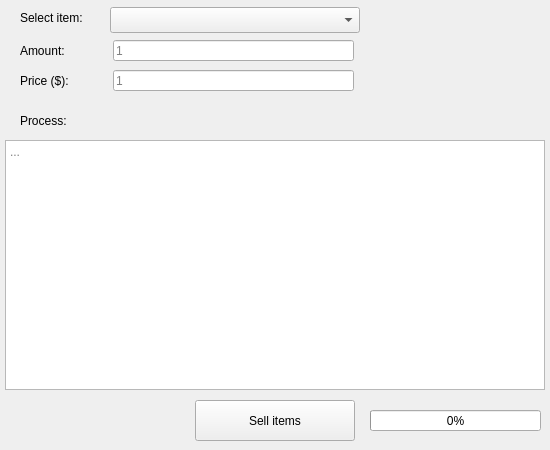
<?xml version="1.0" encoding="UTF-8"?>
<ui version="4.0">
 <class>form_seller</class>
 <widget class="QWidget" name="form_seller">
  <property name="geometry">
   <rect>
    <x>0</x>
    <y>0</y>
    <width>550</width>
    <height>450</height>
   </rect>
  </property>
  <property name="minimumSize">
   <size>
    <width>550</width>
    <height>450</height>
   </size>
  </property>
  <property name="maximumSize">
   <size>
    <width>550</width>
    <height>450</height>
   </size>
  </property>
  <property name="windowTitle">
   <string>Inventory parser</string>
  </property>
  <widget class="QComboBox" name="cb_select_item">
   <property name="geometry">
    <rect>
     <x>110</x>
     <y>7</y>
     <width>250</width>
     <height>26</height>
    </rect>
   </property>
   <property name="currentText">
    <string/>
   </property>
   <property name="currentIndex">
    <number>-1</number>
   </property>
  </widget>
  <widget class="QLabel" name="lb_select_item">
   <property name="geometry">
    <rect>
     <x>20</x>
     <y>10</y>
     <width>81</width>
     <height>16</height>
    </rect>
   </property>
   <property name="text">
    <string>Select item:</string>
   </property>
  </widget>
  <widget class="QLabel" name="lb_process">
   <property name="geometry">
    <rect>
     <x>20</x>
     <y>110</y>
     <width>71</width>
     <height>21</height>
    </rect>
   </property>
   <property name="text">
    <string>Process:</string>
   </property>
  </widget>
  <widget class="QProgressBar" name="pb_progress">
   <property name="geometry">
    <rect>
     <x>370</x>
     <y>410</y>
     <width>171</width>
     <height>21</height>
    </rect>
   </property>
   <property name="value">
    <number>0</number>
   </property>
  </widget>
  <widget class="QPushButton" name="pb_sell">
   <property name="geometry">
    <rect>
     <x>195</x>
     <y>400</y>
     <width>160</width>
     <height>41</height>
    </rect>
   </property>
   <property name="text">
    <string>Sell items</string>
   </property>
  </widget>
  <widget class="QLabel" name="lb_amount">
   <property name="geometry">
    <rect>
     <x>20</x>
     <y>40</y>
     <width>91</width>
     <height>21</height>
    </rect>
   </property>
   <property name="text">
    <string>Amount:</string>
   </property>
  </widget>
  <widget class="QLineEdit" name="le_amount">
   <property name="geometry">
    <rect>
     <x>113</x>
     <y>40</y>
     <width>241</width>
     <height>21</height>
    </rect>
   </property>
   <property name="placeholderText">
    <string>1</string>
   </property>
  </widget>
  <widget class="QLineEdit" name="le_price">
   <property name="geometry">
    <rect>
     <x>113</x>
     <y>70</y>
     <width>241</width>
     <height>21</height>
    </rect>
   </property>
   <property name="placeholderText">
    <string>1</string>
   </property>
  </widget>
  <widget class="QLabel" name="lb_price">
   <property name="geometry">
    <rect>
     <x>20</x>
     <y>70</y>
     <width>91</width>
     <height>21</height>
    </rect>
   </property>
   <property name="text">
    <string>Price ($):</string>
   </property>
  </widget>
  <widget class="QPlainTextEdit" name="pte_process">
   <property name="geometry">
    <rect>
     <x>5</x>
     <y>140</y>
     <width>540</width>
     <height>250</height>
    </rect>
   </property>
   <property name="readOnly">
    <bool>true</bool>
   </property>
   <property name="placeholderText">
    <string>...</string>
   </property>
  </widget>
 </widget>
 <resources/>
 <connections/>
</ui>
